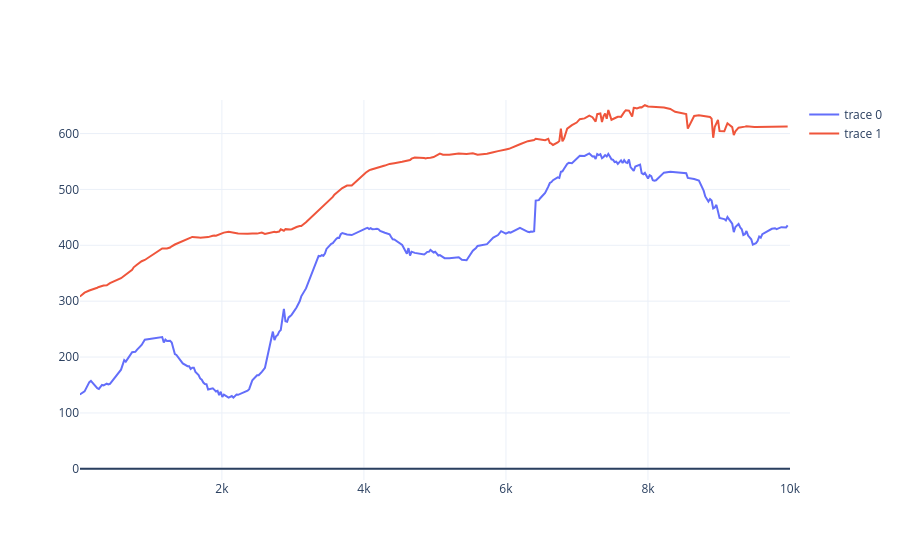

The notebook cell this image was saved under:
### Markdown cell above
min -1514815
max -1504847.7

### Code cell
fig = go.Figure(data = go.Scatter(x = selection["y"] - -1514815, 
                                  y = selection["b"], 
                                  mode = 'lines'))

fig.add_trace(go.Scatter(x = selection["y"] - -1514815, 
                         y = selection["s"], # artifically elevate
                         mode = 'lines'))
fig.add_hline(y = 0)

fig.update_layout(template = "plotly_white")
fig.update_layout(yaxis_range = [- 20, 660])
fig.update_layout(xaxis_range = [2, 10000])

fig.show()

### Figure 1 — Plotly figure (JSON) as saved in the notebook; plotly's stock layout.template omitted (floating-point values rounded to 4 significant figures; data arrays with more than 128 entries replaced by an {"elided": "..."} marker saying what was removed)
{"data": [{"mode": "lines", "type": "scatter", "x": {"elided": "262 float values"}, "y": {"elided": "262 float values"}}, {"mode": "lines", "type": "scatter", "x": {"elided": "262 float values"}, "y": {"elided": "262 float values"}}], "layout": {"shapes": [{"type": "line", "x0": 0, "x1": 1, "xref": "x domain", "y0": 0, "y1": 0, "yref": "y"}], "xaxis": {"range": [2, 10000]}, "yaxis": {"range": [-20, 660]}}}
